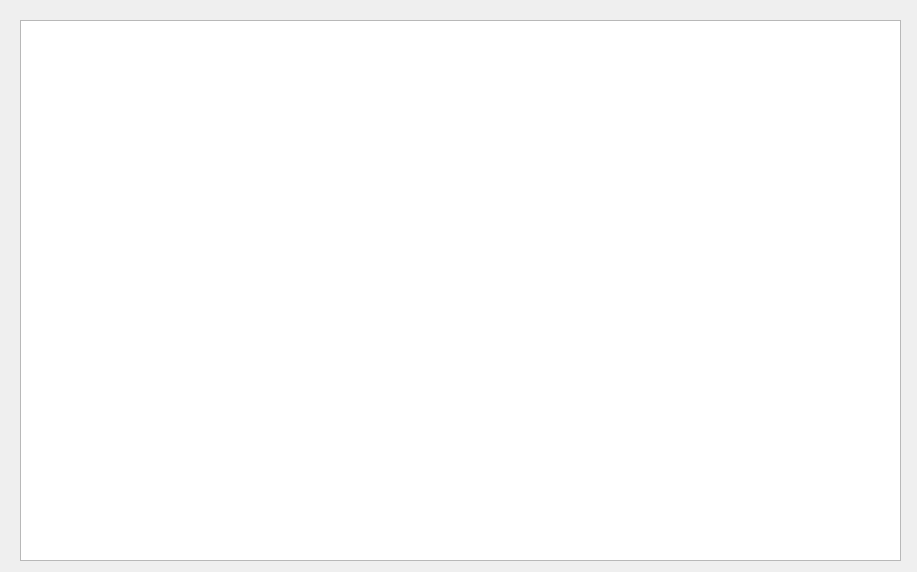
<?xml version="1.0" encoding="UTF-8"?>
<ui version="4.0">
 <class>Dialog</class>
 <widget class="QDialog" name="Dialog">
  <property name="geometry">
   <rect>
    <x>0</x>
    <y>0</y>
    <width>917</width>
    <height>572</height>
   </rect>
  </property>
  <property name="windowTitle">
   <string>Dialog</string>
  </property>
  <widget class="QGraphicsView" name="graphicsView">
   <property name="geometry">
    <rect>
     <x>20</x>
     <y>20</y>
     <width>881</width>
     <height>541</height>
    </rect>
   </property>
  </widget>
 </widget>
 <resources/>
 <connections/>
</ui>
